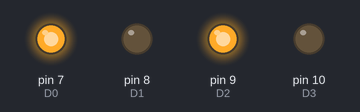
A sketch run on a simulated Arduino Uno, built with avr-gcc and run on an emulated ATmega328P. Parts: output pins drawn as LEDs (lit = HIGH).

Above: at 5.0 s.
At 15.0 s:
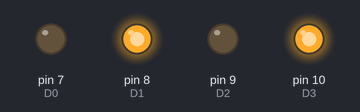
At 25.0 s:
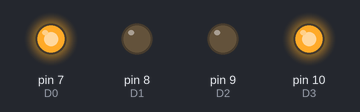
At 35.0 s:
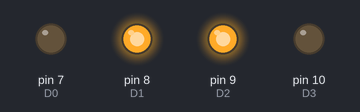
Timing chart, 0 to 52.0 s (numbered marks = the images above):
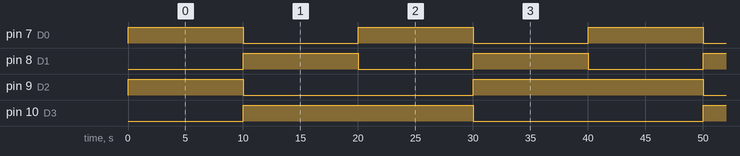

The sketch:

simple_car.ino
```cpp
int D0=7;
int D1=8;
int D2=9;
int D3=10;
void setup()
{
  pinMode(D0,OUTPUT);
  pinMode(D1,OUTPUT);
  pinMode(D2,OUTPUT);
  pinMode(D3,OUTPUT);
}

void loop()
{
  digitalWrite(D0,HIGH);
  digitalWrite(D2,HIGH);
  digitalWrite(D1,LOW);
  digitalWrite(D3,LOW);
  delay(10000);
  digitalWrite(D1,HIGH);
  digitalWrite(D3,HIGH);
  digitalWrite(D0,LOW);
  digitalWrite(D2,LOW);
  delay(10000);
  digitalWrite(D0,HIGH);
  digitalWrite(D3,HIGH);
  digitalWrite(D1,LOW);
  digitalWrite(D2,LOW);
  delay(10000);
  digitalWrite(D1,HIGH);
  digitalWrite(D2,HIGH);
  digitalWrite(D0,LOW);
  digitalWrite(D3,LOW);
  delay(10000);

}
```

Measured:
- by itself, pin 7 (D0), pin 8 (D1): alternates HIGH for 10.0 s and LOW for 10.0 s
- by itself, pin 9 (D2): repeats every 40.0 s: LOW 20.0 s, HIGH 20.0 s
- by itself, pin 10 (D3): alternates HIGH for 20.0 s and LOW for 20.0 s
